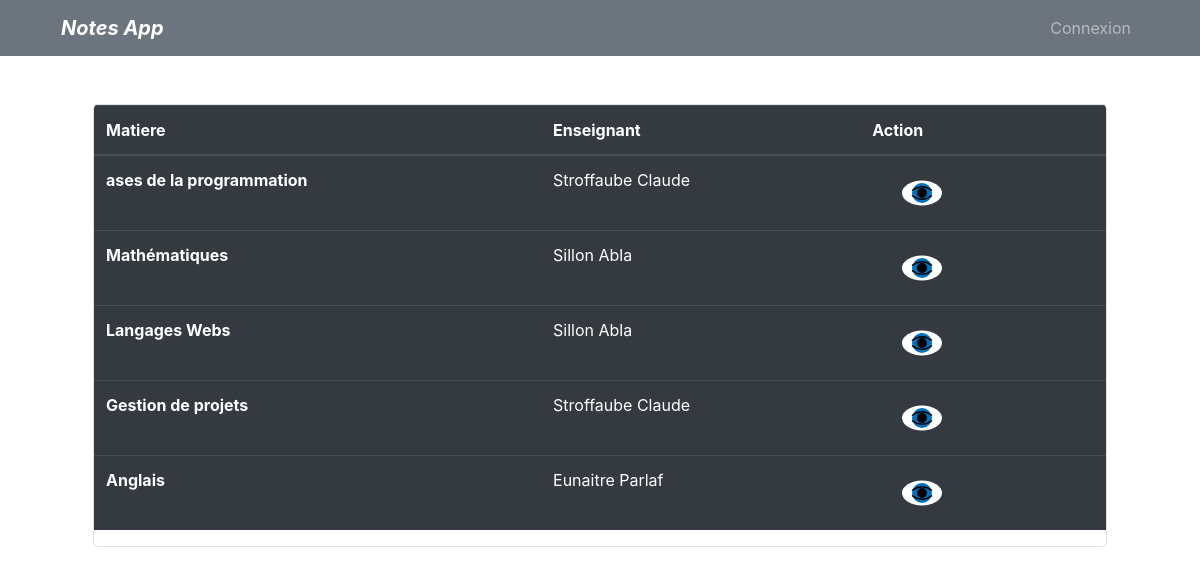
The page /matieres/ on the database its author committed.
### notes/models.py (models this page shows, shortened)
class Matiere(models.Model):
    nom = models.CharField(max_length=50, unique=True)
    enseignant = models.ForeignKey(Enseignant, on_delete=models.CASCADE)
    niveaus = models.ManyToManyField(Niveau)
    class Meta:
        verbose_name = "Matiere"
        verbose_name_plural = "Matieres"

class Personne(models.Model):
    nom = models.CharField(max_length=50)
    prenom = models.CharField(max_length=50)
    sexe = models.CharField(choices=(("M", "Masculin"), ("F","Feminin")),max_length=20)
    date_naissance = models.DateField()
    user = models.OneToOneField(User, on_delete=models.CASCADE)
    class Meta:
        abstract = True

class Enseignant(Personne):
    pass
    class Meta:
        verbose_name = "Enseignant"
        verbose_name_plural = "Enseignants"

### notes/views.py (the view)
# urls.py: path("matieres/", views.matieres, name="matieres"),
def matieres(request):
    matieres = Matiere.objects.all()
    return render(request, "matieres/index.html", {"matieres": matieres})

### notes/templates/matieres/index.html (shortened to what this page needs)
{% extends 'notes/index.html' %}
  {% block content %}
  <div class="overflow-hidden rounded-lg border border-gray-200 shadow-md m-5">
      <table class="table table-hover table-dark">
        <thead>
          <tr>
            <th scope="col">Matiere</th>
            <th scope="col">Enseignant</th>
            <th scope="col text-center">Action</th>
          </tr>
        </thead>
        <tbody>
          {% for matiere in matieres %}
          <tr>
            <th scope="row">{{ matiere.nom }} </th>
            <td>{{ matiere.enseignant.nom }} {{ matiere.enseignant.prenom }}</td>
            <td>
              <div class="flex justify-end gap-4">
                <a x-data="{ tooltip: 'Edite' }" href="{% url 'notes:eleves-mat-pdf' matiere.id %}" target="_blank">
                </a>
              </div>
            </td>
          </tr>
          {% endfor %}
        </tbody>
      </table>
  </div>
  {% endblock  %}

### rows shown on the page
Matiere: nom "ases de la programmation", enseignant.nom "Stroffaube", enseignant.prenom "Claude"
Matiere: nom "Mathématiques", enseignant.nom "Sillon", enseignant.prenom "Abla"
Matiere: nom "Langages Webs", enseignant.nom "Sillon", enseignant.prenom "Abla"
Matiere: nom "Gestion de projets", enseignant.nom "Stroffaube", enseignant.prenom "Claude"
Matiere: nom "Anglais", enseignant.nom "Eunaitre", enseignant.prenom "Parlaf"
